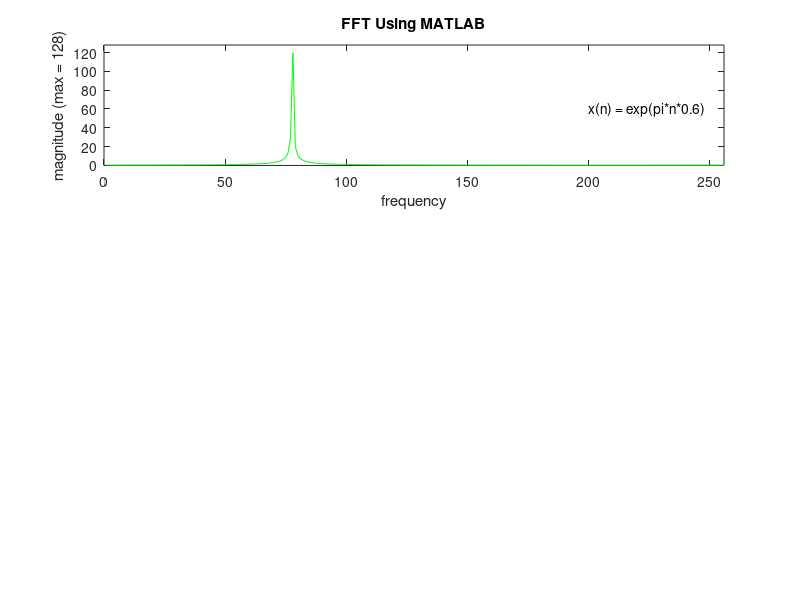

This figure's MATLAB source: (Note: this script raises an error after producing the figure.)

clc;
XMIN = 0;
XMAX = 256 ;
YMIN = 0;
YMAX = 128;
k = 0.6;
n = [0:255];
r = 128*cos(pi*n*k);    % Tallies with the c code input_generator.c.
i = 128*sin(pi*n*k);
x1 = r + j*i;
X1 = abs(fft(x1,256));
subplot(3,1,1)
plot(X1/256,'g'),axis([XMIN XMAX YMIN YMAX]),title('FFT Using MATLAB'),xlabel('frequency'),ylabel('magnitude (max = 128)'),  text(200,60,'x(n) = exp(pi*n*0.6)');

x2r = numeric06(:,2);
x2i = numeric06(:,3);
X2 = sqrt(x2r.^2 + x2i.^2);
subplot(3,1,2)
plot(X2,'c'),axis([XMIN XMAX YMIN YMAX]),title('FFT Using C'), xlabel('frequency'),ylabel('magnitude (max = 128)');

a = k06(:,1);
for n=1:256
    x3r(n) = a(2*n-1,1);
    x3i(n) = a(2*n,1);
    X3(n) = sqrt(x3r(n)^2 + x3i(n)^2);
end
subplot(3,1,3)
plot(X3,'r'),axis([XMIN XMAX YMIN YMAX]),title('FFT Using the FFT Verilog Module'), xlabel('frequency'),ylabel('magnitude (max = 128)');